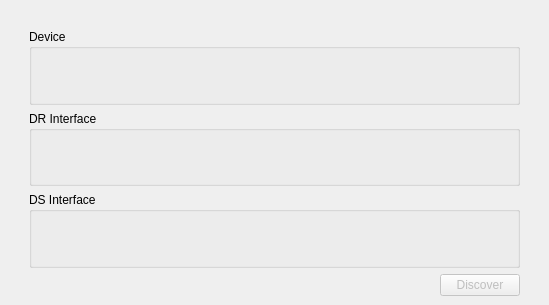
<?xml version="1.0" encoding="UTF-8"?>
<ui version="4.0">
 <class>DialogDiscover</class>
 <widget class="QMainWindow" name="DialogDiscover">
  <property name="geometry">
   <rect>
    <x>0</x>
    <y>0</y>
    <width>549</width>
    <height>305</height>
   </rect>
  </property>
  <property name="windowTitle">
   <string>Dialog Discover</string>
  </property>
  <widget class="QWidget" name="centralwidget">
   <layout class="QGridLayout" name="gridLayout">
    <item row="1" column="1" colspan="2">
     <widget class="QGroupBox" name="gb_device">
      <property name="title">
       <string>Device</string>
      </property>
      <layout class="QHBoxLayout" name="device_layout"/>
     </widget>
    </item>
    <item row="3" column="3">
     <spacer name="verticalSpacer_5">
      <property name="orientation">
       <enum>Qt::Vertical</enum>
      </property>
      <property name="sizeHint" stdset="0">
       <size>
        <width>20</width>
        <height>40</height>
       </size>
      </property>
     </spacer>
    </item>
    <item row="0" column="1" colspan="2">
     <spacer name="horizontalSpacer_2">
      <property name="orientation">
       <enum>Qt::Horizontal</enum>
      </property>
      <property name="sizeHint" stdset="0">
       <size>
        <width>40</width>
        <height>20</height>
       </size>
      </property>
     </spacer>
    </item>
    <item row="1" column="3">
     <spacer name="verticalSpacer_6">
      <property name="orientation">
       <enum>Qt::Vertical</enum>
      </property>
      <property name="sizeHint" stdset="0">
       <size>
        <width>20</width>
        <height>40</height>
       </size>
      </property>
     </spacer>
    </item>
    <item row="5" column="2">
     <widget class="QPushButton" name="btn_discover">
      <property name="enabled">
       <bool>false</bool>
      </property>
      <property name="maximumSize">
       <size>
        <width>200</width>
        <height>16777215</height>
       </size>
      </property>
      <property name="layoutDirection">
       <enum>Qt::LeftToRight</enum>
      </property>
      <property name="text">
       <string>Discover</string>
      </property>
     </widget>
    </item>
    <item row="4" column="3">
     <spacer name="verticalSpacer_4">
      <property name="orientation">
       <enum>Qt::Vertical</enum>
      </property>
      <property name="sizeHint" stdset="0">
       <size>
        <width>20</width>
        <height>40</height>
       </size>
      </property>
     </spacer>
    </item>
    <item row="5" column="1">
     <spacer name="horizontalSpacer">
      <property name="orientation">
       <enum>Qt::Horizontal</enum>
      </property>
      <property name="sizeHint" stdset="0">
       <size>
        <width>40</width>
        <height>20</height>
       </size>
      </property>
     </spacer>
    </item>
    <item row="4" column="0">
     <spacer name="verticalSpacer">
      <property name="orientation">
       <enum>Qt::Vertical</enum>
      </property>
      <property name="sizeHint" stdset="0">
       <size>
        <width>20</width>
        <height>40</height>
       </size>
      </property>
     </spacer>
    </item>
    <item row="3" column="0">
     <spacer name="verticalSpacer_2">
      <property name="orientation">
       <enum>Qt::Vertical</enum>
      </property>
      <property name="sizeHint" stdset="0">
       <size>
        <width>20</width>
        <height>40</height>
       </size>
      </property>
     </spacer>
    </item>
    <item row="1" column="0">
     <spacer name="verticalSpacer_3">
      <property name="orientation">
       <enum>Qt::Vertical</enum>
      </property>
      <property name="sizeHint" stdset="0">
       <size>
        <width>20</width>
        <height>40</height>
       </size>
      </property>
     </spacer>
    </item>
    <item row="3" column="1" colspan="2">
     <widget class="QGroupBox" name="gb_dr_interface">
      <property name="title">
       <string>DR Interface</string>
      </property>
      <layout class="QHBoxLayout" name="dr_layout"/>
     </widget>
    </item>
    <item row="4" column="1" colspan="2">
     <widget class="QGroupBox" name="gb_ds_interface">
      <property name="title">
       <string>DS Interface</string>
      </property>
      <layout class="QHBoxLayout" name="ds_layout"/>
     </widget>
    </item>
   </layout>
  </widget>
 </widget>
 <resources/>
 <connections/>
</ui>
